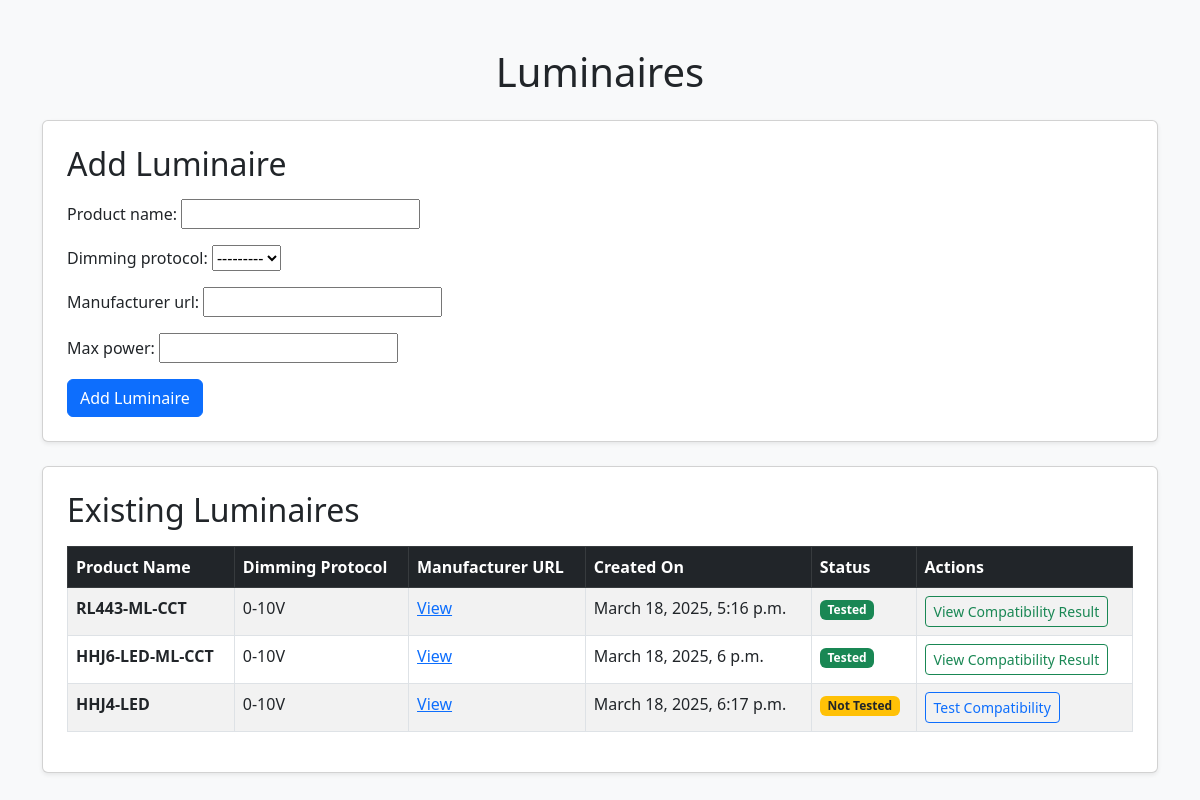
Before: / with the older database file.
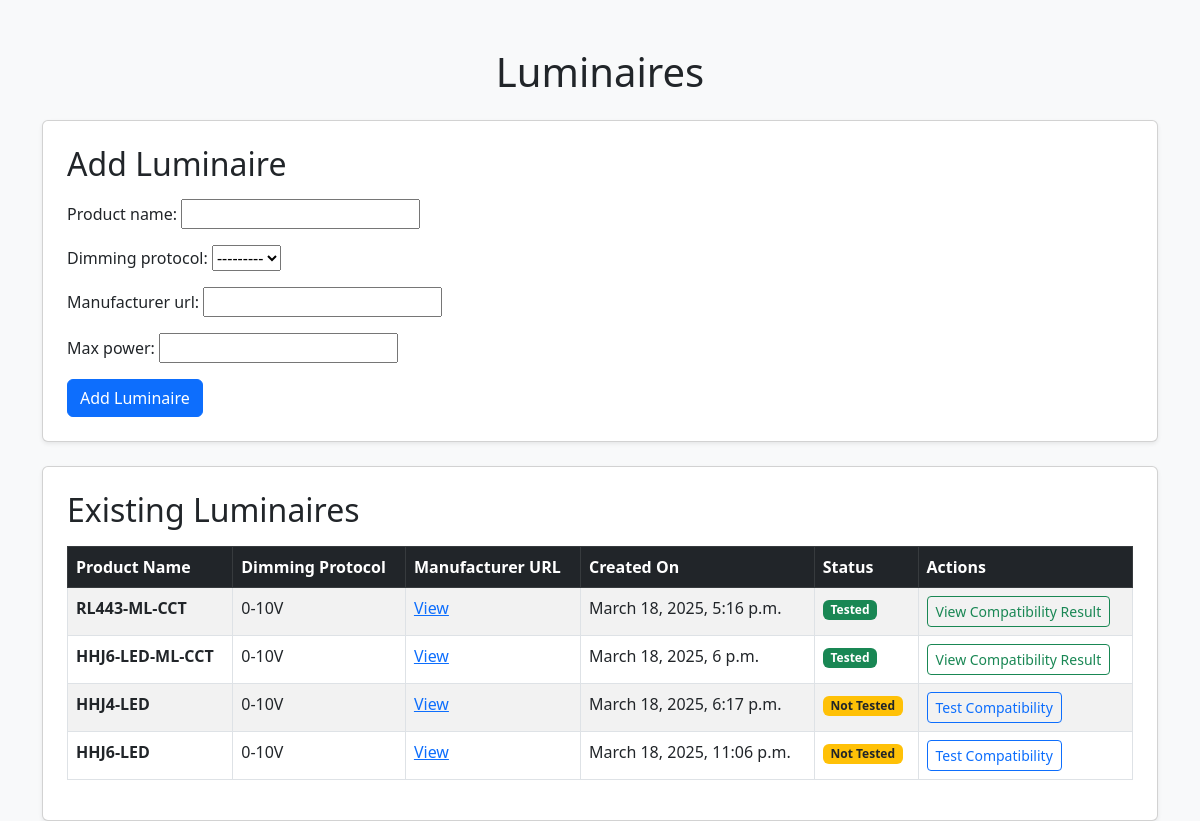
After: the same page with the newer database file.
### dimmer_matching/models.py (models this page shows, shortened)
class Luminaire(models.Model):
    STATUS_CHOICES = [
        ('Not Tested', 'Not Tested'),
        ('Tested', 'Tested')
    ]
    creation_date = models.DateTimeField(auto_now_add=True)
    product_name = models.CharField(max_length=255)
    max_power = models.FloatField()  # Added max_power field to store the maximum power (in watts)
    dimming_protocol = models.CharField(max_length=100, choices=[
        ('ELV', 'ELV'),
        ('Triac', 'Triac'),
        ('0-10V', '0-10V')
    ])
    manufacturer_url = models.URLField(blank=True, null=True)
    status = models.CharField(max_length=20, choices=STATUS_CHOICES, default='Not Tested')  # Add status field

### dimmer_matching/views.py (the view)
# urls.py: path('', views.main_page, name='main_page'),  # Main page URL
def main_page(request):
    luminaires = Luminaire.objects.all()
    if request.method == 'POST':
        form = LuminaireForm(request.POST)
        if form.is_valid():
            form.save()
            return redirect('main_page')  # Reload the page after adding a luminaire
    else:
        form = LuminaireForm()
    return render(request, 'main_page.html', {'luminaires': luminaires, 'form': form})

### dimmer_matching/forms.py
class LuminaireForm(forms.ModelForm):
    class Meta:
        model = Luminaire
        fields = ['product_name', 'dimming_protocol', 'manufacturer_url', 'max_power']

### dimmer_matching/templates/main_page.html (shortened to what this page needs)
<!DOCTYPE html>
<html lang="en">
<head>
    <link href="https://cdn.jsdelivr.net/npm/bootstrap@5.3.0/dist/css/bootstrap.min.css" rel="stylesheet">
</head>
<body class="bg-light">
<div class="container mt-5">
    <h1 class="text-center mb-4">Luminaires</h1>
    <div class="card shadow-sm p-4 mb-4">
        <h2 class="mb-3">Add Luminaire</h2>
        <form method="POST">
            <div class="mb-3">
                {{ form.as_p }}
            </div>
            <button type="submit" class="btn btn-primary">Add Luminaire</button>
        </form>
    </div>
    <div class="card shadow-sm p-4">
        <h2 class="mb-3">Existing Luminaires</h2>
        {% if luminaires %}
            <table class="table table-striped table-bordered">
                <thead class="table-dark">
                    <tr>
                        <th>Product Name</th>
                        <th>Dimming Protocol</th>
                        <th>Manufacturer URL</th>
                        <th>Created On</th>
                        <th>Status</th>
                        <th>Actions</th>
                    </tr>
                </thead>
                <tbody>
                    {% for luminaire in luminaires %}
                    <tr>
                        <td><strong>{{ luminaire.product_name }}</strong></td>
                        <td>{{ luminaire.dimming_protocol }}</td>
                        <td>
                            {% if luminaire.manufacturer_url %}
                                <a href="{{ luminaire.manufacturer_url }}" target="_blank">View</a>
                            {% else %}
                                N/A
                            {% endif %}
                        </td>
                        <td>{{ luminaire.creation_date }}</td>
                        <td>
                            <span class="badge {% if luminaire.status == 'Not Tested' %} bg-warning text-dark {% else %} bg-success {% endif %}">
                                {{ luminaire.status }}
                            </span>
                        </td>
                        <td>
                            {% if luminaire.status == 'Not Tested' %}
                                <a href="{% url 'add_compatibility' luminaire.id %}" class="btn btn-outline-primary btn-sm">Test Compatibility</a>
                            {% else %}
                                <a href="{% url 'compatibility_result' luminaire.id %}" class="btn btn-outline-success btn-sm">View Compatibility Result</a>
                            {% endif %}
                        </td>
                    </tr>
                    {% endfor %}
                </tbody>
            </table>
        {% else %}
            <p class="text-muted">No luminaires added yet.</p>
        {% endif %}
    </div>
</div>
</body>
</html>

Changed rows visible on the page:
added Luminaire: product_name "HHJ6-LED", dimming_protocol "0-10V", creation_date "March 18, 2025, 11:06 p.m.", status "Not Tested", shows "Test Compatibility"
